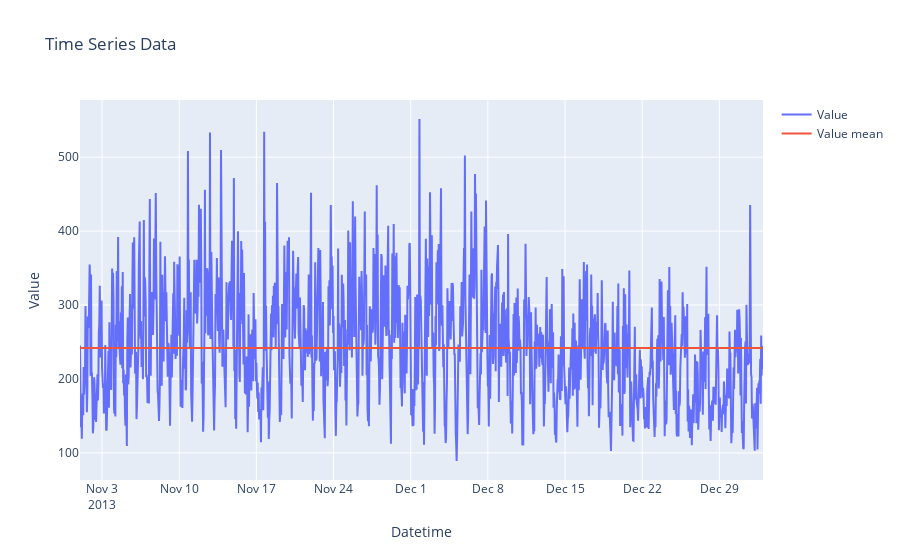

The cell this chart's notebook holds for it:
### Code cell
data.plot_data()

### Figure 1 — Plotly figure (JSON) as saved in the notebook; plotly's stock layout.template omitted (floating-point values rounded to 4 significant figures; data arrays with more than 128 entries replaced by an {"elided": "..."} marker saying what was removed)
{"data": [{"mode": "lines", "name": "Value", "type": "scatter", "x": {"elided": "1488 str values"}, "y": {"elided": "1488 float values"}}, {"mode": "lines", "name": "Value mean", "type": "scatter", "x": {"elided": "1488 str values"}, "y": {"elided": "1488 float values"}}], "layout": {"hovermode": "x unified", "title": {"text": "Time Series Data"}, "xaxis": {"title": {"text": "Datetime"}}, "yaxis": {"title": {"text": "Value"}}}}
